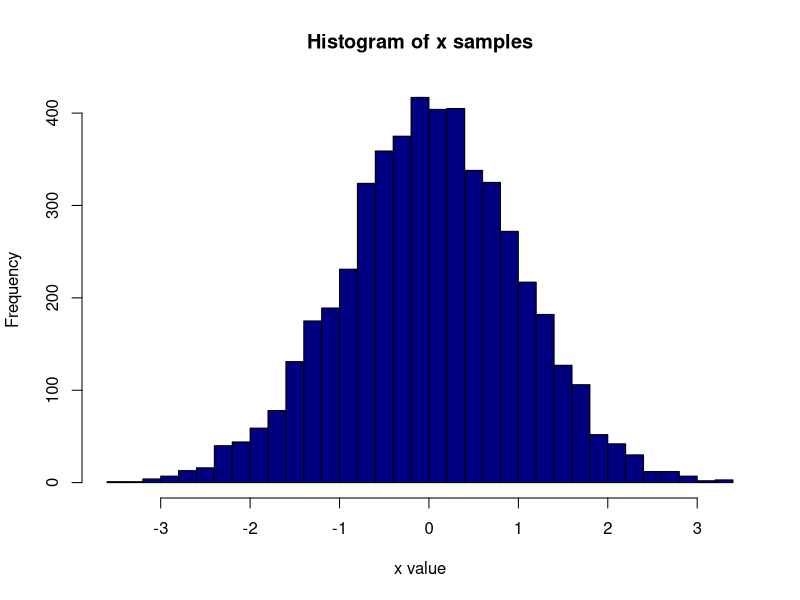
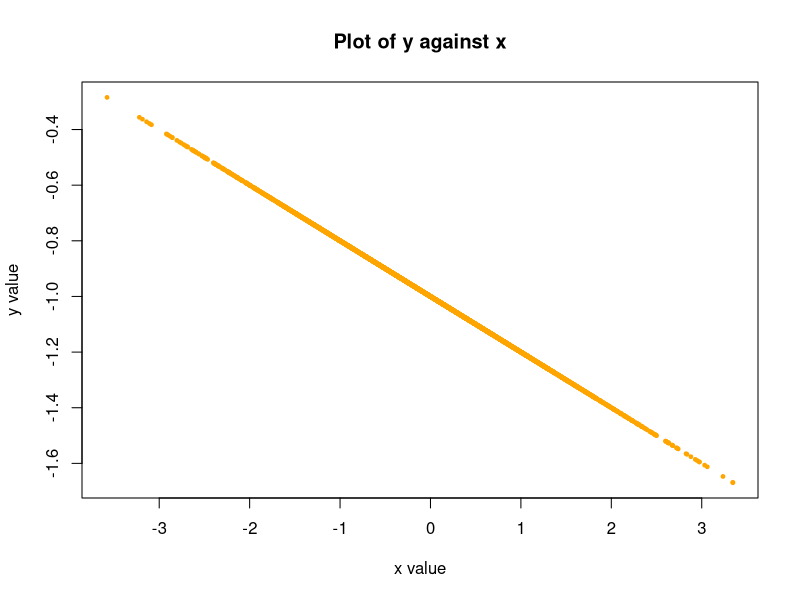
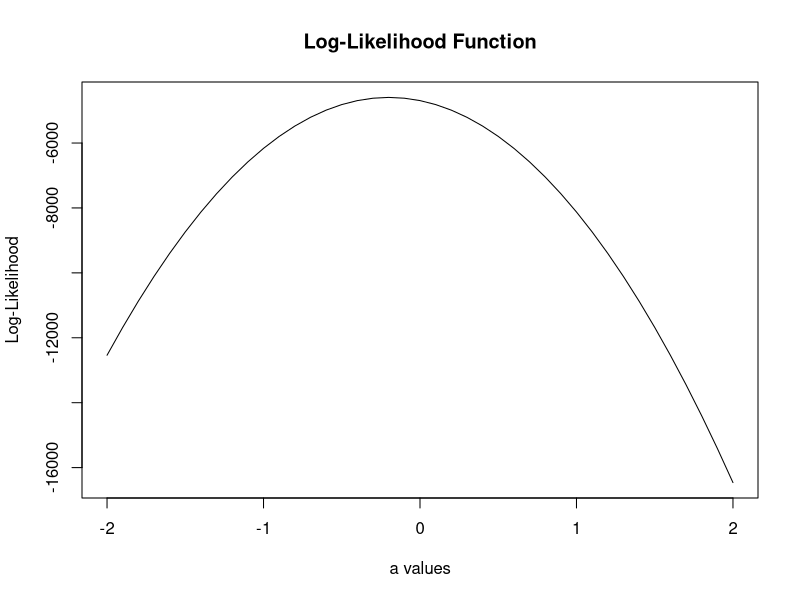

These figures' R source, in order:
## ---- chunk 1
knitr::opts_chunk$set(echo = TRUE)
## ---- chunk 2
# Matrix A
matrix_a <- matrix(c(4, 2, 2,
                     5, 1, 2,
                     -1, 5, 1,
                     2, -3, 3), 
                   nrow = 4, byrow = TRUE)
# Matrix B
matrix_b <- matrix(c(2, 3, 1, 3,
                     4, 1, -3, 1,
                     1, 1, -1, 1), 
                   nrow = 3, byrow = TRUE)
# C=A*B
matrix_c <- matrix_a %*% matrix_b

# Print matrix C
print(matrix_c)

## ---- chunk 3
# Initialize the current value
current_value <- 10

# Start the while loop
while (current_value < 15) {
  # Add a random number between 0 and 1 to the current value
  current_value <- current_value + runif(1, 0, 1)
  
  # Optionally, print the current value at each step
  print(current_value)
}

# Print the final result
print(paste("The final value is", current_value))
## ---- chunk 4
# Define the model parameter 'a'
a <- -0.2

# Define the linear model function
output <- function(a, x) {
  y <- -1 + a * x
  return(y)
}

# a) Generate 5000 random samples of x from a normal distribution with mean 0 and sd 1 and plot a histogram
x <- rnorm(5000, mean = 0, sd = 1)
hist(x, breaks = 30, col = 'navy', main = 'Histogram of x samples', xlab = 'x value', ylab = 'Frequency')
## ---- chunk 5
# (b) Generate a set of y values using the defined function and the generated x data and plot y agaist x
y <- output(a, x)
plot(x, y, main = 'Plot of y against x', xlab = 'x value', ylab = 'y value', pch = 19, col = 'orange', cex = 0.5)

## ---- chunk 6
### a)
# Define the log-likelihood function
logL <- function(a, x, y) {
  sigma <- 1
  n <- length(y)
  summand <- sum((y + 1 - a * x)^2)
  return(n * log(1 / (sqrt(2 * pi) * sigma)) - 1 / (2 * sigma^2) * summand)
}

# Compute the values of the log-likelihood function
a.values <- seq(-2, 2, 0.1)
logL_values <- sapply(a.values, function(a) logL(a, x, y))

# Plot the log-likelihood values
plot(a.values, logL_values, type = 'l', main = "Log-Likelihood Function", xlab = "a values", ylab = "Log-Likelihood")

## ---- chunk 7
# Use the optim function to find the MLE
mle_results <- optim(par = 0, fn = logL, x = x, y = y, method = "L-BFGS-B", control = list(fnscale = -1))

## ---- chunk 8
# Set initial value and find the MLE
mle_results <- optim(par = 0.5, fn = logL, x = x, y = y, method = "L-BFGS-B", control = list(fnscale = -1))

# Extract the MLE value
mle_value <- mle_results$par

# Report the MLE value
mle_value
